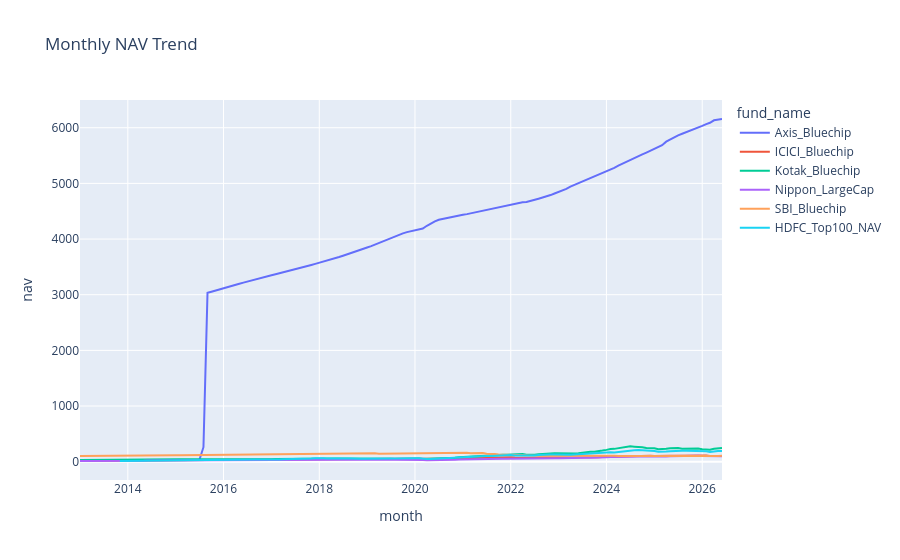

This figure's notebook cell:
### Code cell
df["month"] = df["date"].dt.to_period("M")

monthly = df.groupby(
    ["month","fund_name"]
)["nav"].mean().reset_index()

monthly["month"] = monthly["month"].astype(str)

fig = px.line(
    monthly,
    x="month",
    y="nav",
    color="fund_name",
    title="Monthly NAV Trend"
)

fig.show()

### Figure 1 — Plotly figure (JSON) as saved in the notebook; plotly's stock layout.template omitted (floating-point values rounded to 4 significant figures; data arrays with more than 128 entries replaced by an {"elided": "..."} marker saying what was removed)
{"data": [{"hovertemplate": "fund_name=Axis_Bluechip<br>month=%{x}<br>nav=%{y}<extra></extra>", "legendgroup": "Axis_Bluechip", "line": {"color": "#636efa", "dash": "solid"}, "marker": {"symbol": "circle"}, "mode": "lines", "name": "Axis_Bluechip", "orientation": "v", "showlegend": true, "type": "scatter", "x": {"elided": "162 str values"}, "xaxis": "x", "y": {"elided": "162 float values"}, "yaxis": "y"}, {"hovertemplate": "fund_name=ICICI_Bluechip<br>month=%{x}<br>nav=%{y}<extra></extra>", "legendgroup": "ICICI_Bluechip", "line": {"color": "#EF553B", "dash": "solid"}, "marker": {"symbol": "circle"}, "mode": "lines", "name": "ICICI_Bluechip", "orientation": "v", "showlegend": true, "type": "scatter", "x": {"elided": "162 str values"}, "xaxis": "x", "y": {"elided": "162 float values"}, "yaxis": "y"}, {"hovertemplate": "fund_name=Kotak_Bluechip<br>month=%{x}<br>nav=%{y}<extra></extra>", "legendgroup": "Kotak_Bluechip", "line": {"color": "#00cc96", "dash": "solid"}, "marker": {"symbol": "circle"}, "mode": "lines", "name": "Kotak_Bluechip", "orientation": "v", "showlegend": true, "type": "scatter", "x": {"elided": "162 str values"}, "xaxis": "x", "y": {"elided": "162 float values"}, "yaxis": "y"}, {"hovertemplate": "fund_name=Nippon_LargeCap<br>month=%{x}<br>nav=%{y}<extra></extra>", "legendgroup": "Nippon_LargeCap", "line": {"color": "#ab63fa", "dash": "solid"}, "marker": {"symbol": "circle"}, "mode": "lines", "name": "Nippon_LargeCap", "orientation": "v", "showlegend": true, "type": "scatter", "x": {"elided": "162 str values"}, "xaxis": "x", "y": {"elided": "162 float values"}, "yaxis": "y"}, {"hovertemplate": "fund_name=SBI_Bluechip<br>month=%{x}<br>nav=%{y}<extra></extra>", "legendgroup": "SBI_Bluechip", "line": {"color": "#FFA15A", "dash": "solid"}, "marker": {"symbol": "circle"}, "mode": "lines", "name": "SBI_Bluechip", "orientation": "v", "showlegend": true, "type": "scatter", "x": {"elided": "162 str values"}, "xaxis": "x", "y": {"elided": "162 float values"}, "yaxis": "y"}, {"hovertemplate": "fund_name=HDFC_Top100_NAV<br>month=%{x}<br>nav=%{y}<extra></extra>", "legendgroup": "HDFC_Top100_NAV", "line": {"color": "#19d3f3", "dash": "solid"}, "marker": {"symbol": "circle"}, "mode": "lines", "name": "HDFC_Top100_NAV", "orientation": "v", "showlegend": true, "type": "scatter", "x": {"elided": "152 str values"}, "xaxis": "x", "y": {"elided": "152 float values"}, "yaxis": "y"}], "layout": {"legend": {"title": {"text": "fund_name"}, "tracegroupgap": 0}, "title": {"text": "Monthly NAV Trend"}, "xaxis": {"anchor": "y", "domain": [0, 1], "title": {"text": "month"}}, "yaxis": {"anchor": "x", "domain": [0, 1], "title": {"text": "nav"}}}}
